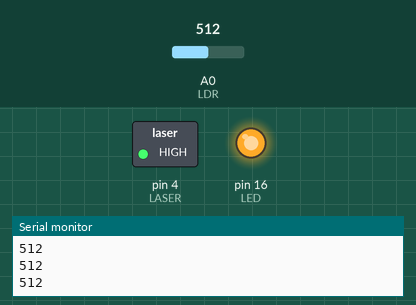
This sketch was run on a simulated Arduino Uno, built with avr-gcc and run on an emulated ATmega328P. Parts: switched loads named in the sketch (green lamp = pin HIGH), output pins drawn as LEDs (lit = HIGH), the last lines printed to the serial monitor. The test bench sets the inputs (shaded band); at power-on: A0 (LDR) = 512.

Above: at 1.2 s.
1.3 s: A0 (LDR) set to 983
2.8 s: A0 (LDR) set to 1011
At 3.3 s:
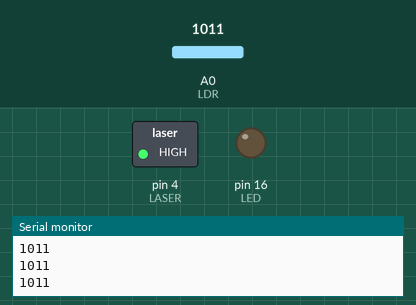
4.3 s: A0 (LDR) set to 990
At 5.5 s:
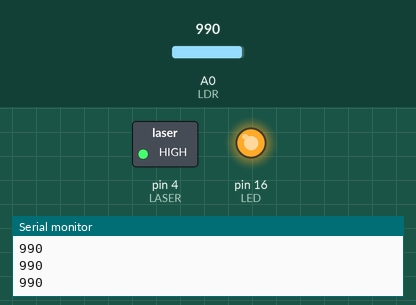
5.8 s: A0 (LDR) set to 1010
At 6.8 s:
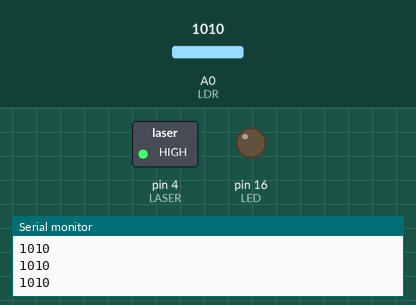
Timing chart, 0 to 8.3 s (numbered marks = the images above; inputs shaded):
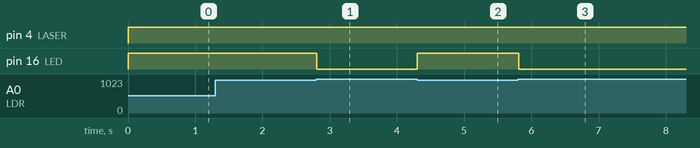

The sketch:

LASER-LED-LDR.ino
```cpp
int LASER=4;
int LDR=A0;
int LED = 16;

void setup() {
  pinMode(LED, OUTPUT);
  pinMode(LDR, INPUT);
  pinMode(LASER, OUTPUT);
  Serial.begin(9600);
}

void loop() {
  int value=analogRead(LDR);
  digitalWrite(LASER, HIGH);
  Serial.println(value);
  if(value<=1000)
  {
    digitalWrite(LED, HIGH);
  }
  else {
    digitalWrite(LED, LOW);
  }
}
```

Measured:
- the behaviour switches between 1000 and 1001 on A0 (LDR) (found by bisection; images 0 and 1)
- after the input at 2.8 s, pin 16 (LED): HIGH → LOW at once
- after the input at 4.3 s, pin 16 (LED): LOW → HIGH at once
- after the input at 5.8 s, pin 16 (LED): HIGH → LOW at once
